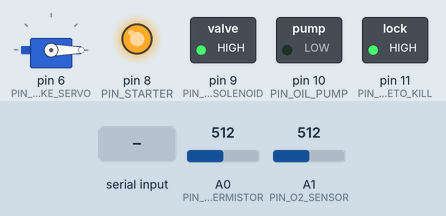
The sketch below on a simulated Arduino Uno, built with avr-gcc and run on an emulated ATmega328P. On the bench: servo, switched loads named in the sketch (green lamp = pin HIGH), output pins drawn as LEDs (lit = HIGH). The inputs (shaded band) are chosen by the test bench; at power-on: A0 (PIN_THERMISTOR) = 512, A1 (PIN_O2_SENSOR) = 512. What the sketch prints to the serial monitor is not drawn.

Above: at 2.2 s.
2.3 s: "START\n" received over Serial
At 2.8 s:
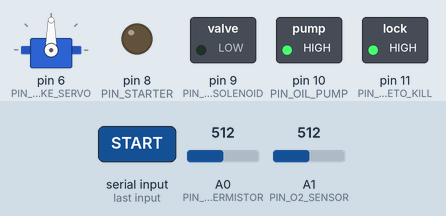
5.3 s: "STOP\n" received over Serial
At 5.6 s:
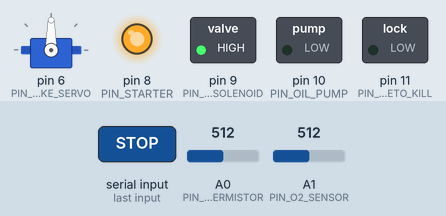
6.8 s: "AUTO_ON\n" received over Serial
At 7.9 s:
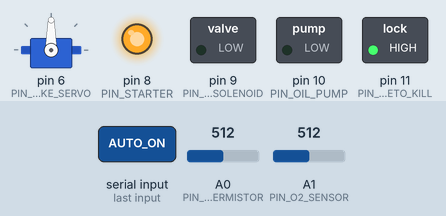
8.7 s: "CHOKE_FULL_CLOSED\n" received over Serial
At 9.9 s:
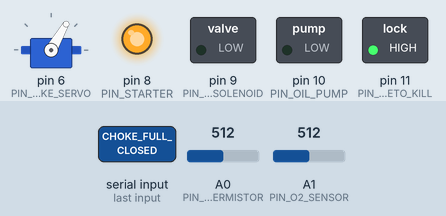
10.2 s: "STOP\n" received over Serial
At 10.5 s:
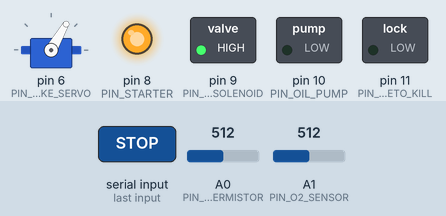
11.7 s: "AUTO_ON\n" received over Serial
At 11.99 s:
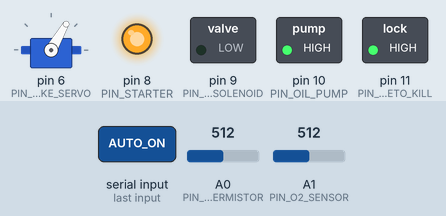
Timing chart, 0 to 14.6 s (numbered marks = the images above; inputs shaded):
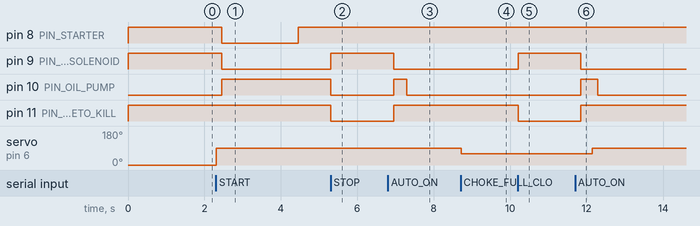

Measured:
- after the input at 2.3 s, pin 8 (PIN_STARTER): HIGH → LOW after 0.16 s, → HIGH 2.0 s later; pin 9 (PIN_GAS_SOLENOID): HIGH → LOW after 0.16 s; pin 10 (PIN_OIL_PUMP): LOW → HIGH after 0.16 s; servo on pin 6 (PIN_CHOKE_SERVO): 0° → 90° at once
- after the input at 5.3 s, pin 9 (PIN_GAS_SOLENOID): LOW → HIGH at once; pin 10 (PIN_OIL_PUMP), pin 11 (PIN_MAGNETO_KILL): HIGH → LOW at once
- after the input at 6.8 s, pin 9 (PIN_GAS_SOLENOID): HIGH → LOW after 0.15 s; pin 10 (PIN_OIL_PUMP): LOW → HIGH after 0.15 s, → LOW 0.34 s later; pin 11 (PIN_MAGNETO_KILL): LOW → HIGH after 0.15 s
- after the input at 8.7 s, servo on pin 6 (PIN_CHOKE_SERVO): 90° → 60° at once
- after the input at 10.2 s, pin 9 (PIN_GAS_SOLENOID): LOW → HIGH at once; pin 11 (PIN_MAGNETO_KILL): HIGH → LOW at once
- after the input at 11.7 s, pin 9 (PIN_GAS_SOLENOID): HIGH → LOW after 0.15 s; pin 10 (PIN_OIL_PUMP): LOW → HIGH after 0.15 s, → LOW 0.44 s later; pin 11 (PIN_MAGNETO_KILL): LOW → HIGH after 0.15 s; servo on pin 6 (PIN_CHOKE_SERVO): 60° → 90° after 0.44 s

The sketch:

Engine_controller.ino
```cpp
#include <Servo.h>   // Arduino library used to control the choke servo motor
#include <math.h>    // Provides log() and pow() for the thermistor temperature calculation

// ================================================================
// PIN DEFINITIONS
// ================================================================

const int PIN_CHOKE_SERVO = 6;      // PWM-capable pin connected to the choke servo signal wire
const int PIN_STARTER = 8;          // Digital output controlling the starter relay/MOSFET
const int PIN_GAS_SOLENOID = 9;     // Digital output controlling the gas/fuel solenoid
const int PIN_OIL_PUMP = 10;        // Digital output controlling the oil pump
const int PIN_MAGNETO_KILL = 11;    // Digital output used to ground/kill the magneto ignition

const int PIN_THERMISTOR = A0;      // Analog input reading the 100k NTC thermistor voltage divider
const int PIN_O2_SENSOR = A1;       // Analog input reading the O2 sensor voltage

// ================================================================
// SERVO SETTINGS
// The servo controls the engine choke. Based on your testing, the
// physical servo response starts around 60 degrees, so the usable range
// is constrained between 60 and 90 degrees.
// ================================================================

Servo chokeServo;                   // Creates the servo object used to command the choke servo

const int CHOKE_CLOSED_SERVO_ANGLE = 60;      // Servo angle corresponding to choke closed
const int CHOKE_FULL_OPEN_SERVO_ANGLE = 90;   // Servo angle corresponding to choke fully open
const int CHOKE_STEP_DEGREES = 2;             // Amount the choke moves for each small open/close command

int chokeAngle = 0;                 // Stores the current commanded choke angle

// ================================================================
// ENGINE STATE VARIABLES
// These booleans track the current logical state of the engine outputs.
// The actual pins are updated later by setOutputStates().
// ================================================================

bool engineOn = false;              // True when the code considers the engine running/enabled
bool autoMode = false;              // True when automatic O2/temp-based control is enabled
bool gasOpen = false;               // True when the gas solenoid should be open
bool oilPumpOn = false;             // True when the oil pump should be running
bool magnetoKillOn = false;         // True when the magneto should be grounded/killed
bool starterOn = false;             // True while the starter should be energized

// These define whether an output turns ON when the Arduino pin is LOW.
// Active-low is common when a relay module or transistor circuit turns on
// by sinking current rather than sourcing it.
const bool GAS_SOLENOID_ACTIVE_LOW = true;
const bool MAGNETO_KILL_ACTIVE_LOW = true;

String lastCommand = "NONE";        // Stores the most recent command received over Serial

// ================================================================
// TIMING SETTINGS
// millis() timing is used for auto adjustment so the auto loop does not
// constantly change the choke/pump every cycle.
// ================================================================

unsigned long lastAutoAdjust = 0;                       // Time when auto control last adjusted outputs
const unsigned long AUTO_ADJUST_INTERVAL_MS = 5000;     // Auto control updates every 5 seconds

// ================================================================
// THERMISTOR CONSTANTS
// These are used for the Steinhart-Hart temperature equation for the
// 100k NTC thermistor and 100k fixed resistor voltage divider.
// ================================================================

const float R_FIXED = 100000.0;      // Fixed resistor value in the voltage divider, in ohms
const float A = 0.000827111;         // Steinhart-Hart coefficient A
const float B = 0.000208802;         // Steinhart-Hart coefficient B
const float C = 0.000000080592;      // Steinhart-Hart coefficient C

// ================================================================
// SENSOR FUNCTIONS
// These functions read the analog sensors and convert raw ADC readings
// into useful engineering values.
// ================================================================

float readO2Voltage() {
  // analogRead() returns a value from 0 to 1023 for 0 to 5 V on Arduino Uno.
  int raw = analogRead(PIN_O2_SENSOR);

  // Convert the raw ADC value to voltage.
  return raw * (5.0 / 1023.0);
}

float readTemperatureF() {
  // Read the voltage divider connected to the thermistor.
  int raw = analogRead(PIN_THERMISTOR);

  // If raw is 0 or 1023, the calculation would divide by zero or become invalid.
  // Returning -999.9 makes it obvious that the sensor reading is bad/disconnected.
  if (raw <= 0 || raw >= 1023) {
    return -999.9;
  }

  // Convert ADC reading into thermistor resistance.
  // This assumes the thermistor and fixed resistor are wired as expected
  // in a 100k/100k voltage divider.
  float resistance = R_FIXED / ((1023.0 / raw) - 1.0);

  // Natural log of thermistor resistance, needed for Steinhart-Hart.
  float logR = log(resistance);

  // Apply the Steinhart-Hart equation to convert resistance to temperature in Kelvin.
  float tempK = 1.0 / (A + B * logR + C * pow(logR, 3));

  // Convert Kelvin to Celsius, then Celsius to Fahrenheit.
  float tempC = tempK - 273.15;
  return (tempC * 9.0 / 5.0) + 32.0;
}

// ================================================================
// SERVO CONTROL
// These functions control the choke angle. The applyChokeAngle() function
// enforces the tested usable range so commands cannot drive the servo
// outside the intended 60-90 degree range.
// ================================================================

void applyChokeAngle() {
  // Keep chokeAngle within the physical/tested range.
  chokeAngle = constrain(chokeAngle, CHOKE_CLOSED_SERVO_ANGLE, CHOKE_FULL_OPEN_SERVO_ANGLE);

  // Command the servo to move to the desired angle.
  chokeServo.write(chokeAngle);

  // Small delay gives the servo time to physically move before another command.
  delay(150);
}

void chokeOpenStep() {
  // Open choke by a small increment.
  chokeAngle += CHOKE_STEP_DEGREES;
  applyChokeAngle();
}

void chokeCloseStep() {
  // Close choke by a small increment.
  chokeAngle -= CHOKE_STEP_DEGREES;
  applyChokeAngle();
}

void chokeFullOpen() {
  // Jump directly to the fully open choke angle.
  chokeAngle = CHOKE_FULL_OPEN_SERVO_ANGLE;
  applyChokeAngle();
}

void chokeFullClosed() {
  // Jump directly to the fully closed choke angle.
  chokeAngle = CHOKE_CLOSED_SERVO_ANGLE;
  applyChokeAngle();
}

// ================================================================
// OUTPUT CONTROL
// These functions translate the logical state variables into actual
// Arduino pin voltages.
// ================================================================

void writeOutput(int pin, bool on, bool activeLow) {
  // If activeLow is true: ON = LOW and OFF = HIGH.
  // If activeLow is false: ON = HIGH and OFF = LOW.
  digitalWrite(pin, activeLow ? (on ? LOW : HIGH) : (on ? HIGH : LOW));
}

void setOutputStates() {
  // Starter is currently written as active-low: starterOn true sends LOW.
  // This matches a relay/module where LOW energizes the input.
  digitalWrite(PIN_STARTER, starterOn ? LOW : HIGH);

  // Gas solenoid is also written as active-low here.
  // NOTE: GAS_SOLENOID_ACTIVE_LOW is defined above but not used in this line.
  digitalWrite(PIN_GAS_SOLENOID, gasOpen ? LOW : HIGH);

  // Oil pump is active-high: HIGH turns pump on, LOW turns pump off.
  digitalWrite(PIN_OIL_PUMP, oilPumpOn ? HIGH : LOW);

  // Magneto kill uses the helper function because it is defined as active-low.
  // When magnetoKillOn is true, this grounds/kills the ignition through the driver circuit.
  writeOutput(PIN_MAGNETO_KILL, magnetoKillOn, MAGNETO_KILL_ACTIVE_LOW);
}

// ================================================================
// ENGINE CONTROL
// These functions define the main actions commanded from the website:
// start, stop, enable auto mode, and disable auto mode.
// ================================================================

void startEngine() {
  // Mark the engine as on and disable auto mode during manual start.
  engineOn = true;
  autoMode = false;

  // Allow ignition, open gas, and turn on oil pump before cranking.
  magnetoKillOn = false;
  gasOpen = true;
  oilPumpOn = true;

  // Open choke before attempting to start.
  chokeFullOpen();

  // Energize starter for 2 seconds.
  starterOn = true;
  setOutputStates();
  delay(2000);

  // Turn starter off after the pulse.
  starterOn = false;
  setOutputStates();
}

void stopEngine() {
  // Mark engine and auto mode as off.
  engineOn = false;
  autoMode = false;

  // Shut off fuel and oil pump, make sure starter is off, and enable magneto kill.
  gasOpen = false;
  oilPumpOn = false;
  starterOn = false;
  magnetoKillOn = true;

  // Apply output states to the actual pins.
  setOutputStates();

  // Keep kill active briefly to make sure the engine shuts down.
  delay(1500);
}

void enableAuto() {
  // Enable automatic control and mark the engine as active.
  autoMode = true;
  engineOn = true;

  // Prepare the engine outputs for running.
  magnetoKillOn = false;
  gasOpen = true;
  oilPumpOn = true;

  setOutputStates();
}

void disableAuto() {
  // Disables automatic adjustment, but does not shut the engine off.
  autoMode = false;
}

// ================================================================
// AUTO CONTROL
// In auto mode, the code periodically checks temperature and O2 voltage.
// It then adjusts the oil pump and choke based on simple thresholds.
// ================================================================

void autoControlLoop() {
  // Auto control only runs if both autoMode and engineOn are true.
  if (!autoMode || !engineOn) return;

  // Only adjust every AUTO_ADJUST_INTERVAL_MS milliseconds.
  unsigned long now = millis();
  if (now - lastAutoAdjust < AUTO_ADJUST_INTERVAL_MS) return;

  // Save the time of this adjustment.
  lastAutoAdjust = now;

  // Read current sensor values.
  float tempF = readTemperatureF();
  float o2V = readO2Voltage();

  // Oil pump hysteresis:
  // Above 120 F, turn pump on.
  // Below 100 F, turn pump off.
  // Between 100-120 F, keep the previous state.
  if (tempF > 120.0) oilPumpOn = true;
  else if (tempF < 100.0) oilPumpOn = false;

  // Basic O2-based choke control:
  // Low O2 voltage closes the choke.
  // High O2 voltage opens the choke.
  // Middle range leaves the choke unchanged.
  if (o2V < 0.35) chokeFullClosed();
  else if (o2V > 0.75) chokeFullOpen();

  // Apply any changed output states.
  setOutputStates();
}

// ================================================================
// STATUS REPORTING
// Sends a JSON-like status message over Serial so the Pi/BeagleBone backend
// can read current states and display them on the website.
// ================================================================

void sendStatus() {
  Serial.print("{");
  Serial.print("\"engineOn\":"); Serial.print(engineOn ? "true" : "false");
  Serial.print(",\"autoMode\":"); Serial.print(autoMode ? "true" : "false");
  Serial.print(",\"starterOn\":"); Serial.print(starterOn ? "true" : "false");
  Serial.print(",\"gasOpen\":"); Serial.print(gasOpen ? "true" : "false");
  Serial.print(",\"oilPumpOn\":"); Serial.print(oilPumpOn ? "true" : "false");
  Serial.print(",\"magnetoKillOn\":"); Serial.print(magnetoKillOn ? "true" : "false");
  Serial.print(",\"chokeAngle\":"); Serial.print(chokeAngle);
  Serial.print(",\"temperatureF\":"); Serial.print(readTemperatureF(), 2);
  Serial.print(",\"o2Voltage\":"); Serial.print(readO2Voltage(), 3);
  Serial.print(",\"lastCommand\":\""); Serial.print(lastCommand); Serial.print("\"");
  Serial.println("}");
}

// ================================================================
// COMMAND HANDLER
// Reads commands sent by the website/backend over USB Serial and calls
// the matching engine control function.
// ================================================================

void handleCommand(String cmd) {
  // Echo the received command for debugging in the Serial Monitor/logs.
  Serial.print("Received: ");
  Serial.println(cmd);

  // Remove whitespace/newline characters and make command uppercase.
  cmd.trim();
  cmd.toUpperCase();

  // Ignore blank commands.
  if (cmd.length() == 0) return;

  // Store command for status reporting.
  lastCommand = cmd;

  // Match the command text and run the correct action.
  if (cmd == "START") {
    startEngine();
  } else if (cmd == "STOP") {
    stopEngine();
  } else if (cmd == "AUTO_ON") {
    enableAuto();
  } else if (cmd == "AUTO_OFF") {
    disableAuto();
  } else if (cmd == "CHOKE_OPEN") {
    chokeOpenStep();
  } else if (cmd == "CHOKE_CLOSE") {
    chokeCloseStep();
  } else if (cmd == "CHOKE_FULL_OPEN") {
    chokeFullOpen();
  } else if (cmd == "CHOKE_FULL_CLOSED") {
    chokeFullClosed();
  } else if (cmd == "STATUS") {
    // No action needed. The code will send status below.
  } else if (cmd == "TEST_PINS") {
    testPins();
  } else {
    // Unknown command response for debugging/backend error handling.
    Serial.println("{\"error\":\"unknown command\"}");
    return;
  }

  // Send updated state after handling the command.
  sendStatus();
}

// ================================================================
// TEST FUNCTION
// TEST_PINS turns each output on and off for bench testing.
// IMPORTANT: Use caution if real engine hardware is connected, because this
// can energize starter, gas solenoid, oil pump, and magneto kill outputs.
// ================================================================

void testPins() {
  int pins[] = {PIN_STARTER, PIN_GAS_SOLENOID, PIN_OIL_PUMP, PIN_MAGNETO_KILL};

  // Pulse each output HIGH for 1 second, then LOW for 0.5 seconds.
  // NOTE: This does not account for active-low logic, so active-low devices
  // may behave opposite from what you expect during this test.
  for (int i = 0; i < 4; i++) {
    digitalWrite(pins[i], HIGH);
    delay(1000);
    digitalWrite(pins[i], LOW);
    delay(500);
  }

  // Also test the servo movement range.
  chokeFullClosed();
  delay(1000);
  chokeFullOpen();
}

// ================================================================
// SETUP
// Runs once when the Arduino powers on or resets.
// Initializes Serial, pin modes, safe default output states, and servo.
// ================================================================

void setup() {
  // Start USB serial communication with the Pi/BeagleBone/backend.
  Serial.begin(9600);

  // Configure all control pins as outputs.
  pinMode(PIN_STARTER, OUTPUT);
  pinMode(PIN_GAS_SOLENOID, OUTPUT);
  pinMode(PIN_OIL_PUMP, OUTPUT);
  pinMode(PIN_MAGNETO_KILL, OUTPUT);

  // Safe startup states:
  // starter off, gas off, oil pump off, magneto kill off.
  // These assume starter/gas/magneto kill are active-low and oil pump is active-high.
  digitalWrite(PIN_STARTER, HIGH);
  digitalWrite(PIN_GAS_SOLENOID, HIGH);
  digitalWrite(PIN_OIL_PUMP, LOW);
  digitalWrite(PIN_MAGNETO_KILL, HIGH);

  // Attach the servo signal pin.
  chokeServo.attach(PIN_CHOKE_SERVO);

  // Initialize chokeAngle to 0, then command servo to 0 degrees.
  // NOTE: This is outside the later constrained 60-90 degree range.
  // If you want startup to match the controlled range, use chokeFullClosed() instead.
  chokeAngle = 0;
  chokeServo.write(chokeAngle);

  // Give hardware time to settle, then report that Arduino is ready.
  delay(1000);
  Serial.println("{\"status\":\"Arduino ready\"}");
}

// ================================================================
// MAIN LOOP
// Runs continuously after setup(). It checks for serial commands and runs
// auto control if enabled.
// ================================================================

void loop() {
  // If the backend sent a command over USB Serial, read it up to the newline.
  if (Serial.available()) {
    String cmd = Serial.readStringUntil('\n');
    handleCommand(cmd);
  }

  // Run automatic control logic when auto mode is enabled.
  autoControlLoop();
}
```
